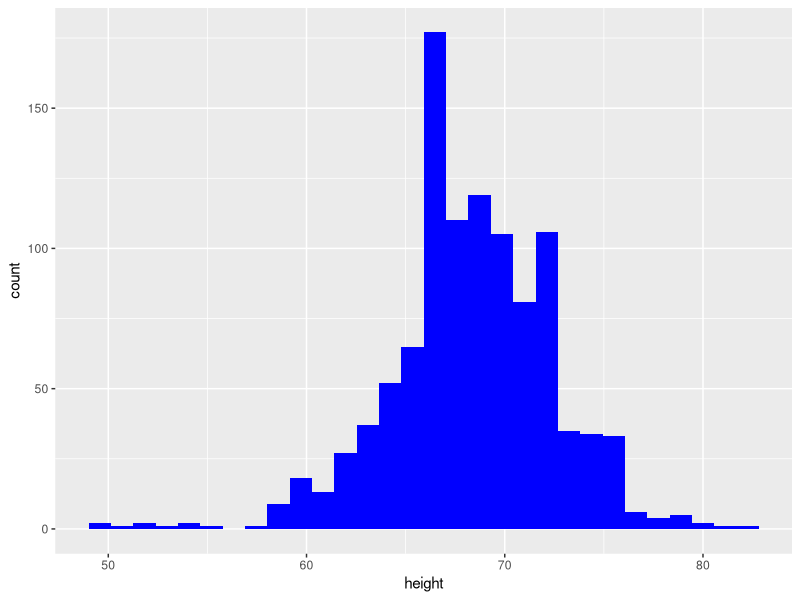
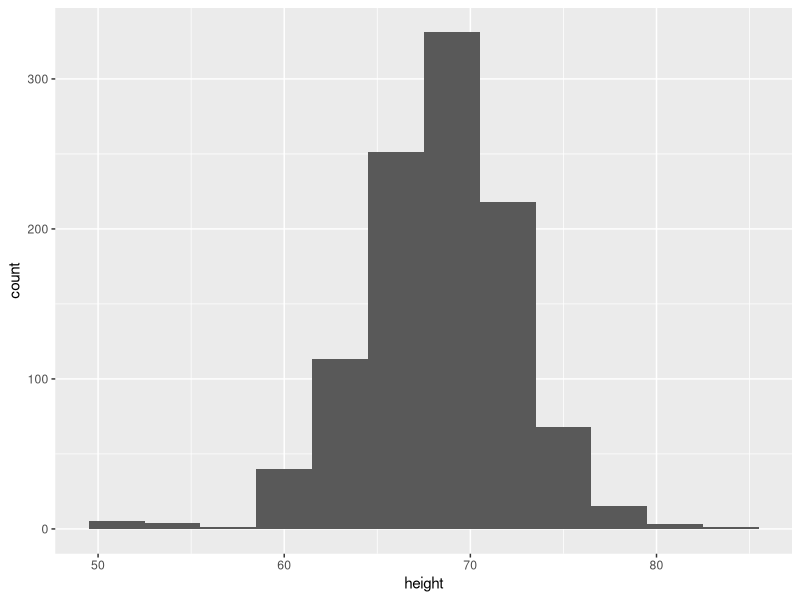
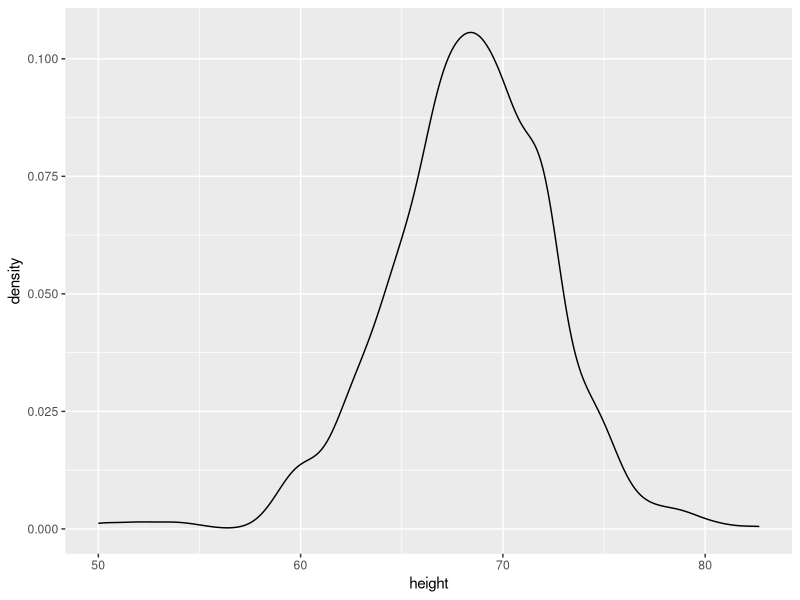
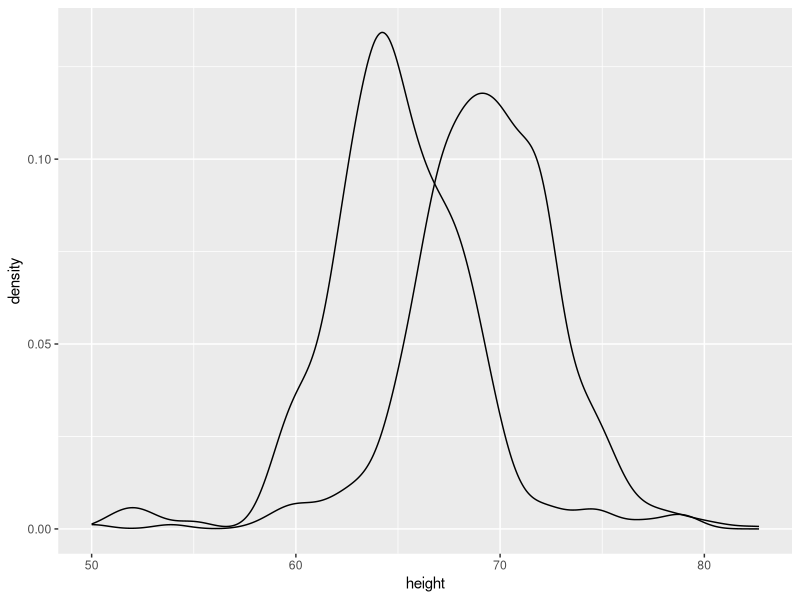
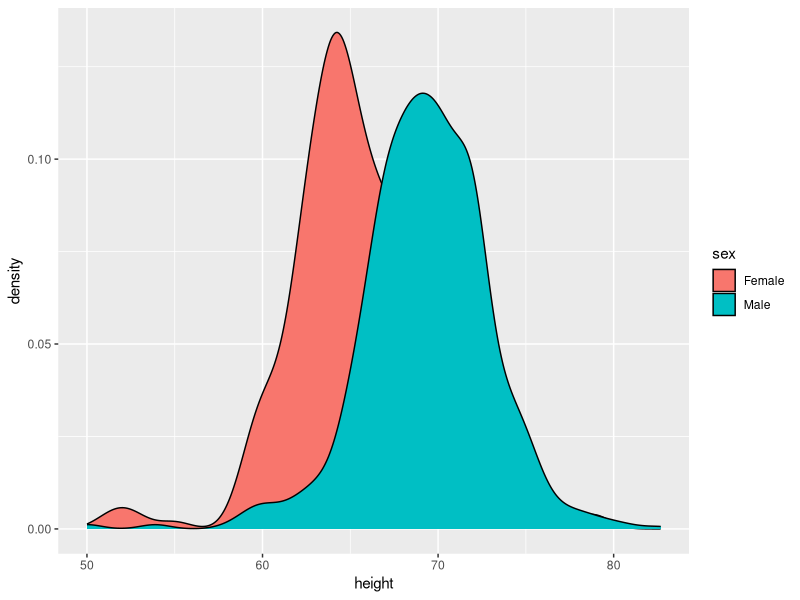
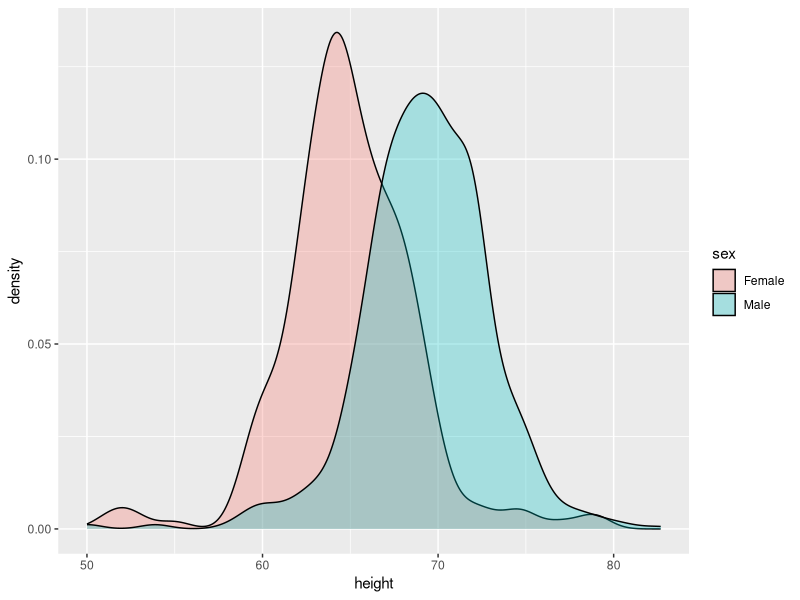
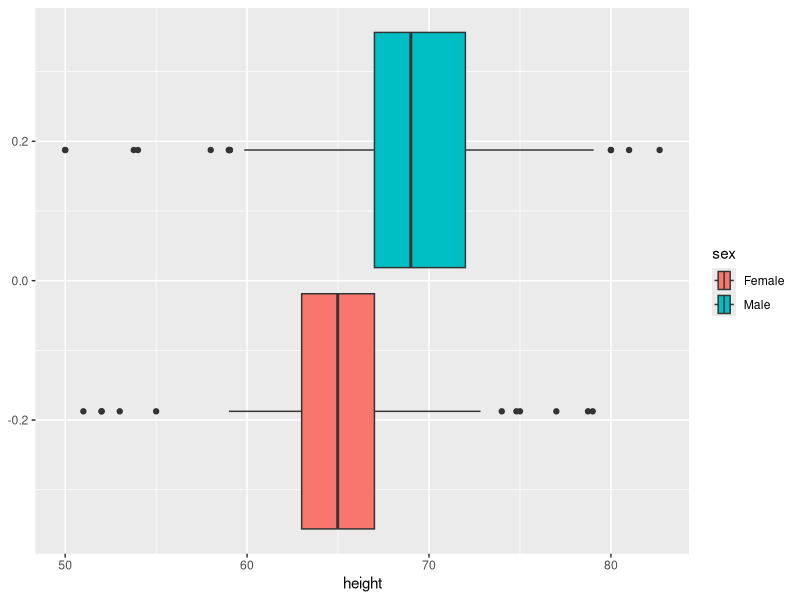
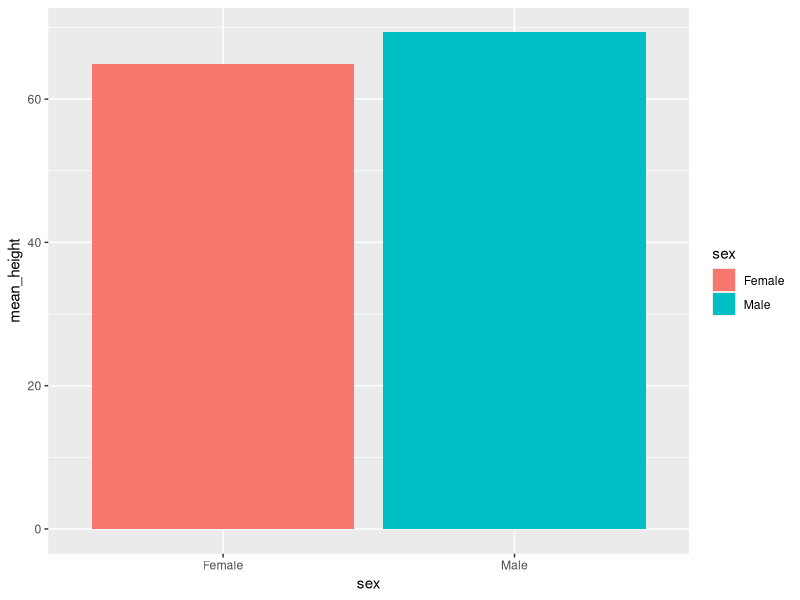

Reproduce these figures in R, in order.
## ---- chunk 1
knitr::opts_chunk$set(echo = TRUE)
library(tidyverse)
## ---- chunk 2
#install.packages("dslabs")
library(dslabs) 
data(heights)
glimpse(heights)
## ---- chunk 3
ht <- ggplot (heights, aes(x = height)) 
ht + geom_histogram(fill = "blue")
## ---- chunk 4
ht + geom_histogram(binwidth = 3)


## ---- chunk 5
ht + geom_density()
## ---- chunk 6
ggplot(heights, aes(x = height, group = sex)) + geom_density()
## ---- chunk 7
ggplot(heights, aes(x = height, fill = sex)) + geom_density()

## ---- chunk 8
ggplot(heights, aes(x = height, fill = sex)) + geom_density(alpha = 0.3)

## ---- chunk 9
ggplot(heights, aes(x = height, fill = sex)) + geom_boxplot()
## ---- chunk 10
heights %>% summarise( mean_height = mean(height), median_height = median(height))
## ---- chunk 11
heights %>% group_by(sex)%>% summarise( mean_height = mean(height), median_height = median(height))

## ---- chunk 12
heights %>% group_by(sex)%>% summarise( max_height = max(height), min_height = min(height))

## ---- chunk 13
heights %>% group_by(sex)%>% summarise( mean_height = mean(height))%>%
ggplot(aes(x= sex, y = mean_height, fill= sex)) + geom_col()
## ---- chunk 14
# install.packages("pscl")
library(pscl) # loads in the package that has this data. 
## You might need to install this...

# data for presidental elections
votedata <-  presidentialElections
glimpse(votedata)
## ---- chunk 15



## ---- chunk 16



## ---- chunk 17



## ---- chunk 18


## ---- chunk 19


## ---- chunk 20



## ---- chunk 21


## ---- chunk 22
library(maps)
votedata$state <- tolower(votedata$state)  ## states need to be lowercase for linking

states_map <- map_data("state") ## this gives us the lat and long for each point of each state.
  
map_plot <-  ggplot(data =  votedata %>% filter(year == 2008), aes(map_id = state)) +
    geom_map(aes(fill = demVote), map = states_map) +
    expand_limits(x = states_map$long, y = states_map$lat)

map_plot  
## ---- chunk 23
map_plot <-  ggplot(data =  votedata %>% filter(year == 2016), aes(map_id = state)) +
  geom_map(aes(fill = demVote), map = states_map)+
  expand_limits(x = states_map$long, y = states_map$lat)

map_plot  
## ---- chunk 24


## ---- chunk 25


## ---- chunk 26


## ---- chunk 27
library(palmerpenguins)
glimpse(penguins)
## ---- chunk 28


## ---- chunk 29


## ---- chunk 30


## ---- chunk 31



## ---- chunk 32



## ---- chunk 33
